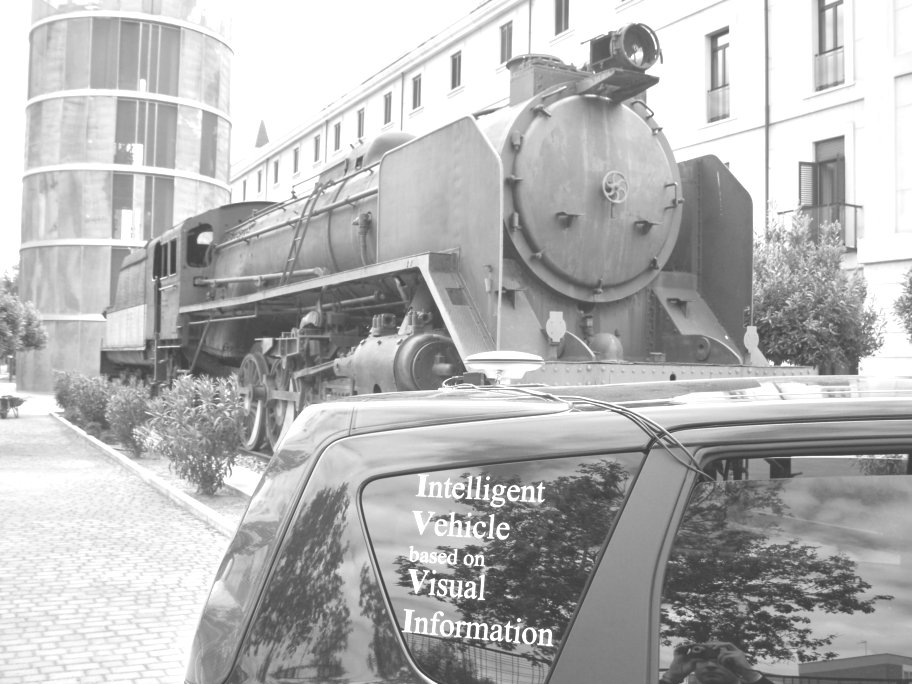
//> input picture 14-Examen1/Imagen1.jpg, 912 x 684 px
$ ./CalidadImagen Imagen1.jpg Imagen2.jpg Imagen2.jpg   (built with g++ and OpenCV 4)
//> lines starting //> are read from the running program, lines starting //| are printed output that depends on the picture
#include <stdio.h>
#include <opencv2/opencv.hpp>

using namespace std;
using namespace cv;

int contraste(Mat img);
int enfoque(Mat img);

int main(int argc, char** argv )
{
    if ( argc != 4 )
    {
        printf("usage: CalidadImagen <Image1> <Image2> <Image3>\n");
        return -1;
    }

    Mat img1, img2, img3;
    img1 = imread( argv[1], CV_LOAD_IMAGE_GRAYSCALE );
//> img1 is the input picture: 684 rows x 912 cols, CV_8UC1; min 51, max 255, mean 180.6
    img2 = imread( argv[2], CV_LOAD_IMAGE_GRAYSCALE );
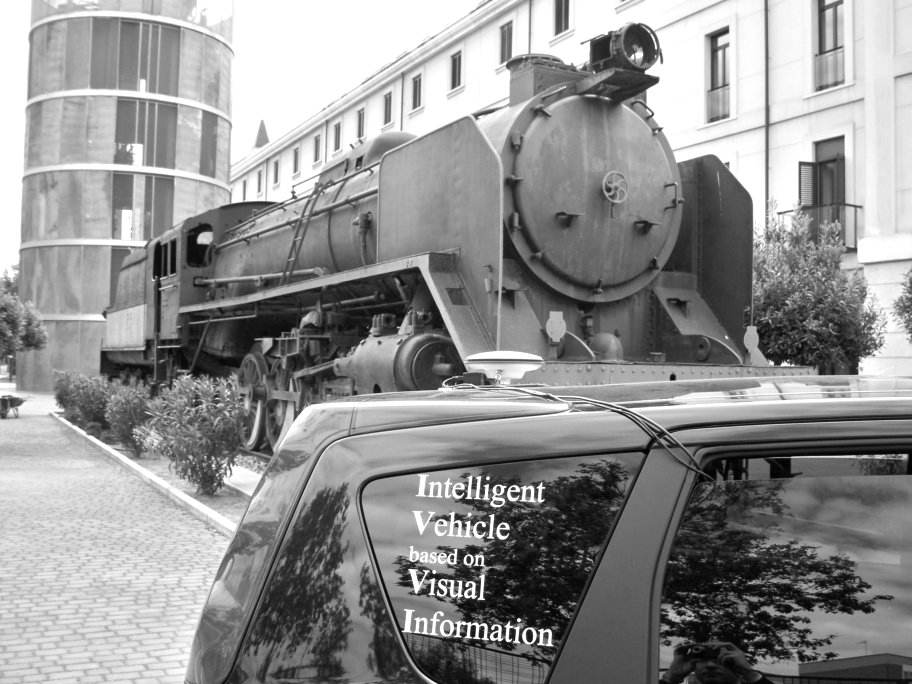
//> input picture 14-Examen1/Imagen2.jpg, 912 x 684 px
//> img2 is the input picture: 684 rows x 912 cols, CV_8UC1; min 0, max 255, mean 145.1
    img3 = imread( argv[3], CV_LOAD_IMAGE_GRAYSCALE );

    if ( !img1.data || !img2.data || !img3.data )
    {
        printf("No image data \n");
        return -1;
    }

    namedWindow("img1", WINDOW_AUTOSIZE );
    imshow("img1", img1);
    namedWindow("img2", WINDOW_AUTOSIZE );
    imshow("img2", img2);
    namedWindow("img3", WINDOW_AUTOSIZE );
    imshow("img3", img3);


    cout << "Contraste imagen1: " << contraste(img1) << '%' << endl;
//| Contraste imagen1: 80%
    cout << "Contraste imagen2: " << contraste(img2) << '%' << endl;
//| Contraste imagen2: 93%
    cout << "Contraste imagen3: " << contraste(img3) << '%' << endl;
//| Contraste imagen3: 93%

    cout << endl;

    cout << "Enfoque imagen1: " << enfoque(img1) << '%' << endl;
//> in enfoque, `Sobel(img, grad_y, ddepth, 0, 1, 3, scale, delta, BORDER_DEFAULT);`:
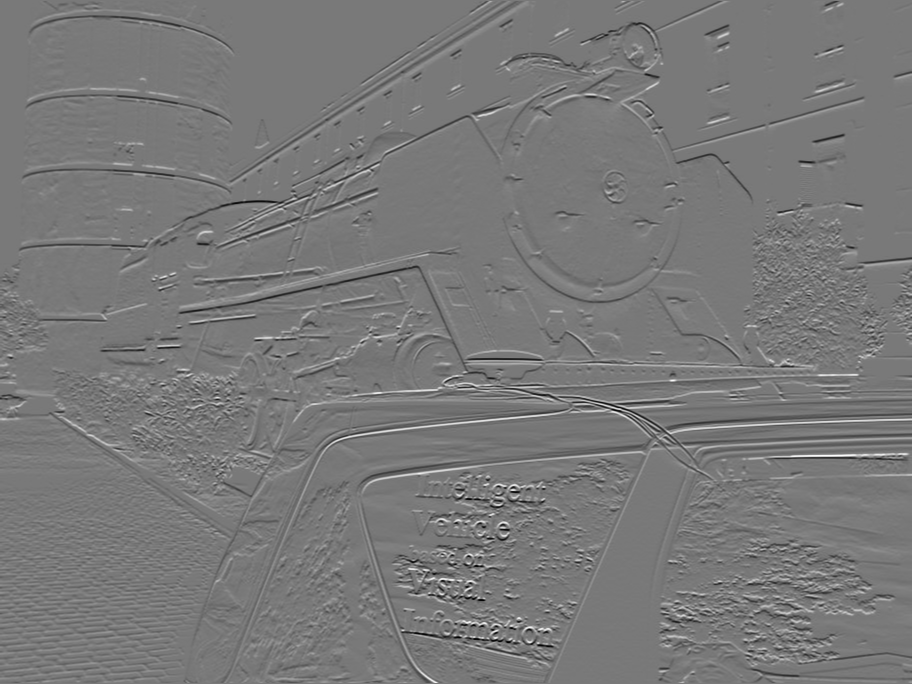
//> grad_y: 684 rows x 912 cols, CV_16SC1; min -691, max 760, mean -1.2; drawn with min black and max white
//> in enfoque, `diff = grad / 255;`:
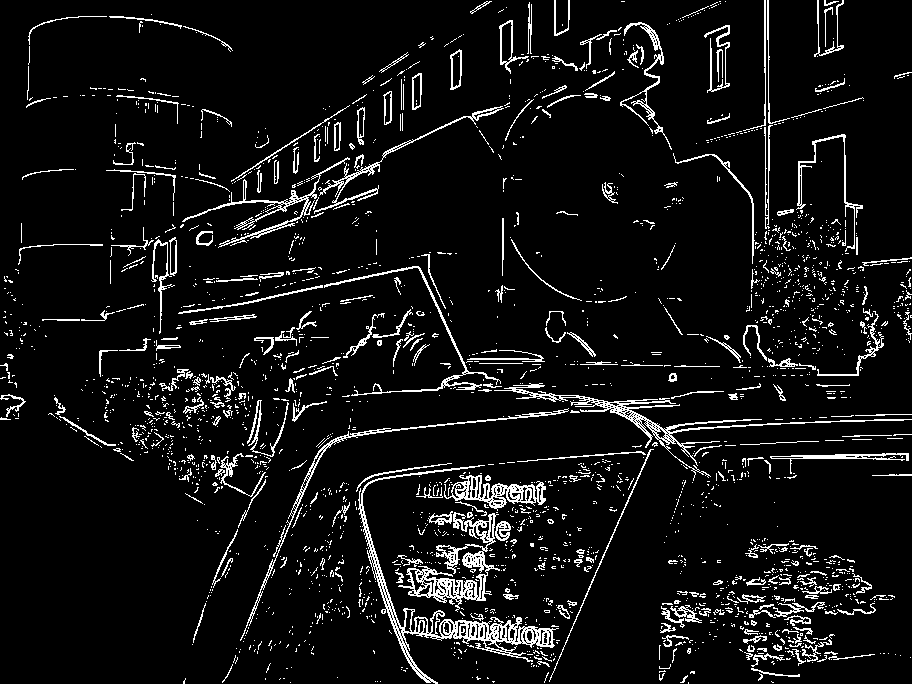
//> diff: 684 rows x 912 cols, CV_8UC1; values 0 (black) and 1 (white), 7.2% white in thin lines or dots
//| Enfoque imagen1: 14%
    cout << "Enfoque imagen2: " << enfoque(img2) << '%' << endl;
//> in enfoque (call 2), `convertScaleAbs(grad_x, abs_grad_x);`:
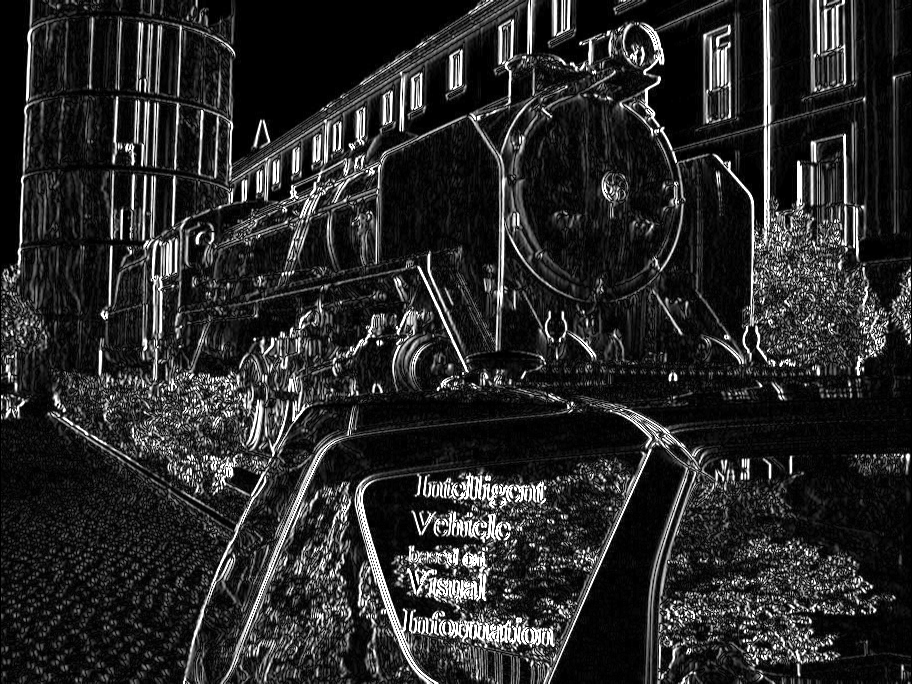
//> abs_grad_x: 684 rows x 912 cols, CV_8UC1; min 0, max 255, mean 41.5
//> in enfoque (call 2), `convertScaleAbs(grad_y, abs_grad_y);`:
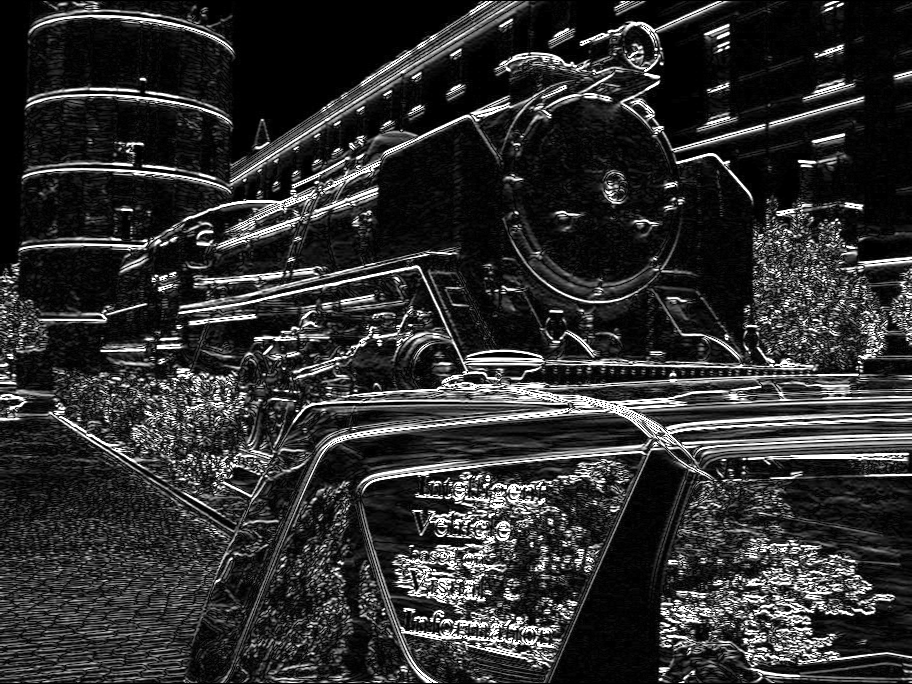
//> abs_grad_y: 684 rows x 912 cols, CV_8UC1; min 0, max 255, mean 47.8
//> in enfoque (call 2), `addWeighted(abs_grad_x, 0.5, abs_grad_y, 0.5, 0, grad);`:
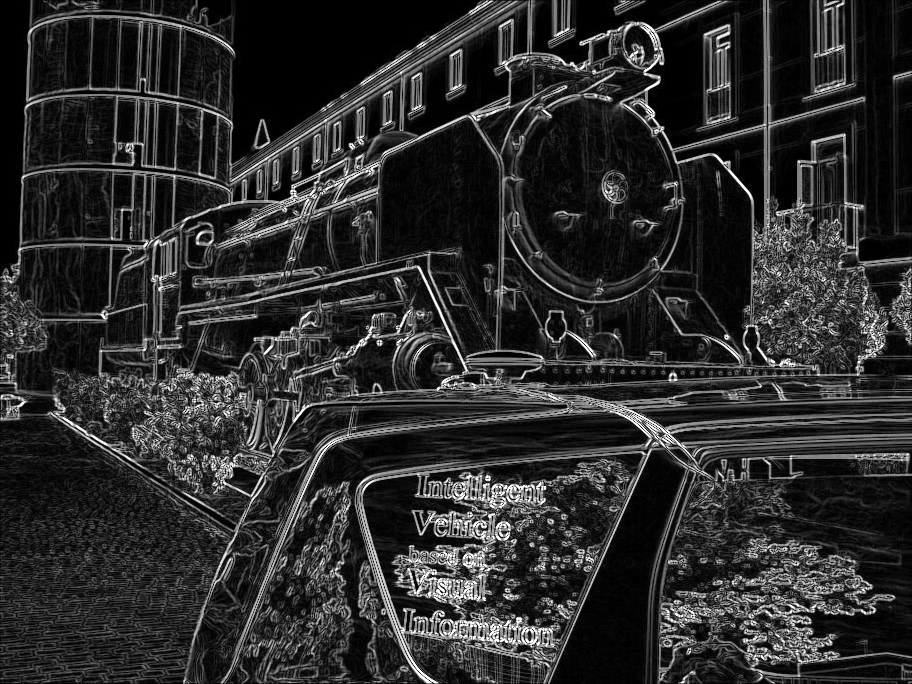
//> grad: 684 rows x 912 cols, CV_8UC1; min 0, max 255, mean 44.7
//> in enfoque (call 2), `diff = grad / 255;`:
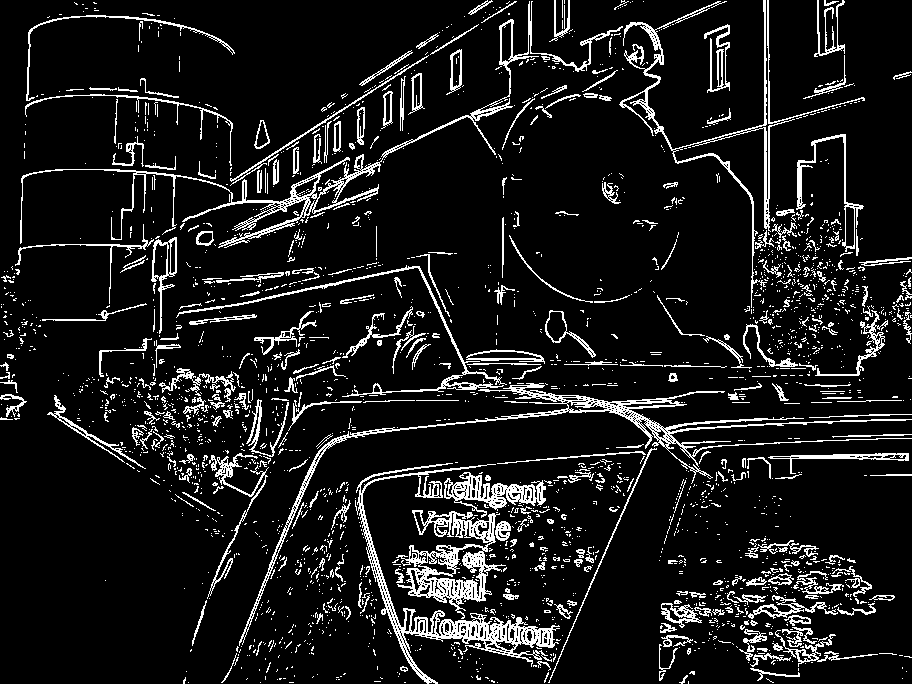
//> diff: 684 rows x 912 cols, CV_8UC1; values 0 (black) and 1 (white), 10.2% white in thin lines or dots
//| Enfoque imagen2: 17%
    cout << "Enfoque imagen3: " << enfoque(img3) << '%' << endl;
//| Enfoque imagen3: 17%

    waitKey(0);

    return 0;
}

int contraste(Mat img)
{
    Mat equaliz_img, diff;

    equalizeHist(img, equaliz_img);

    subtract(img, equaliz_img, diff, noArray(), -1);
    return 100 - sum(diff)[0] / (float)(diff.rows * diff.cols) * 0.3921f;
}

int enfoque(Mat img)
{
    Mat grad_x, grad_y, abs_grad_x, abs_grad_y, grad, diff;
    int scale = 1;
    int delta = 0;
    int ddepth = CV_16S;

    // Gradiente x
    Sobel(img, grad_x, ddepth, 1, 0, 3, scale, delta, BORDER_DEFAULT);
    convertScaleAbs(grad_x, abs_grad_x);

    // Gradiente Y
    Sobel(img, grad_y, ddepth, 0, 1, 3, scale, delta, BORDER_DEFAULT);
    convertScaleAbs(grad_y, abs_grad_y);

    // Suma ponderada de gradientes
    addWeighted(abs_grad_x, 0.5, abs_grad_y, 0.5, 0, grad);
    diff = grad / 255;
    return sum(grad)[0] / (float)(diff.rows * diff.cols) * 0.3921f;
}
